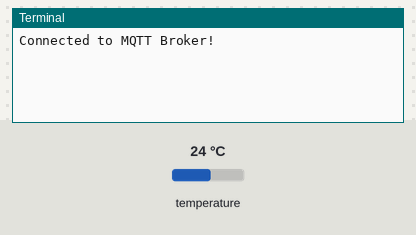
A program run on a simulated Raspberry Pi (BCM pin numbers). Shown: the last lines printed to the terminal. The test bench sets the inputs (shaded band); at power-on: temperature 24 °C. Random numbers come from a fixed seed; no MQTT or app messages arrive unless stated.

Above: at 1.3 s.
1.4 s: temperature set to 12 °C
At 11.4 s:
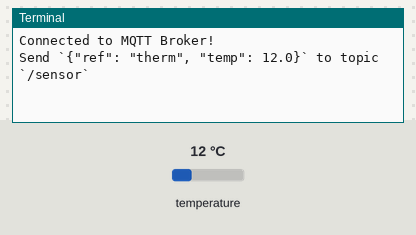
17.5 s: temperature set to 19 °C
At 22.6 s:
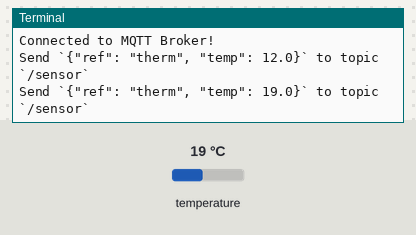

Measured:
- after the input at 1.4 s, the terminal: prints a new line after 9.5 s (image 1)
- after the input at 17.5 s, the terminal: prints a new line after 4.2 s (image 2)

The program:

IOT_sensor.py
```python
# libreries importing
import time
import random
import json
from paho.mqtt import client as mqtt_client
from w1thermsensor import W1ThermSensor

# Sensor initialization
sensor = W1ThermSensor()

# broker configuration
broker = 'mripta.online'
port = 1883
topic = "/sensor"
client_id = f'python-mqtt-{random.randint(0, 1000)}'
username = 'rasp'
password = 'raspberry123'

def connect_mqtt():
    '''
	this function helps to connect to the broker
    '''

    def on_connect(client, userdata, flags, rc):
        if rc == 0:
            print("Connected to MQTT Broker!")
        else:
            print("Failed to connect, return code %d\n", rc)

    client = mqtt_client.Client(client_id)
    client.username_pw_set(username, password)
    client.on_connect = on_connect
    client.connect(broker, port)
    return client

def publish(client):
    while True:
        time.sleep(10)
        temperature = sensor.get_temperature()
        # msg = f'{"ref":"therm", "temp":"{temperature}"}'
        msg = json.dumps({"ref":"therm", "temp":temperature})
        result = client.publish(topic, msg)
        # result: [0, 1]
        status = result[0]
        if status == 0:
            print(f"Send `{msg}` to topic `{topic}`")
        else:
            print(f"Failed to send message to topic {topic}")

def run():
    client = connect_mqtt()
    client.loop_start()
    publish(client)

if __name__ == '__main__':
    run()
```
